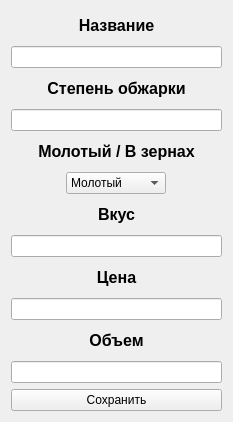
<?xml version="1.0" encoding="UTF-8"?>
<ui version="4.0">
 <class>Form</class>
 <widget class="QWidget" name="Form">
  <property name="geometry">
   <rect>
    <x>0</x>
    <y>0</y>
    <width>233</width>
    <height>422</height>
   </rect>
  </property>
  <property name="windowTitle">
   <string>Form</string>
  </property>
  <layout class="QVBoxLayout" name="verticalLayout">
   <item>
    <widget class="QLabel" name="label">
     <property name="text">
      <string>&lt;html&gt;&lt;head/&gt;&lt;body&gt;&lt;p&gt;&lt;span style=&quot; font-size:12pt; font-weight:600;&quot;&gt;Название&lt;/span&gt;&lt;/p&gt;&lt;/body&gt;&lt;/html&gt;</string>
     </property>
     <property name="textFormat">
      <enum>Qt::AutoText</enum>
     </property>
     <property name="alignment">
      <set>Qt::AlignCenter</set>
     </property>
    </widget>
   </item>
   <item>
    <widget class="QLineEdit" name="name"/>
   </item>
   <item>
    <widget class="QLabel" name="label_3">
     <property name="text">
      <string>&lt;html&gt;&lt;head/&gt;&lt;body&gt;&lt;p align=&quot;center&quot;&gt;&lt;span style=&quot; font-size:12pt; font-weight:600;&quot;&gt;Степень обжарки&lt;/span&gt;&lt;/p&gt;&lt;/body&gt;&lt;/html&gt;</string>
     </property>
     <property name="alignment">
      <set>Qt::AlignCenter</set>
     </property>
    </widget>
   </item>
   <item>
    <widget class="QLineEdit" name="degree"/>
   </item>
   <item>
    <widget class="QLabel" name="label_4">
     <property name="text">
      <string>&lt;html&gt;&lt;head/&gt;&lt;body&gt;&lt;p align=&quot;center&quot;&gt;&lt;span style=&quot; font-size:12pt; font-weight:600;&quot;&gt;Молотый / В зернах&lt;/span&gt;&lt;/p&gt;&lt;/body&gt;&lt;/html&gt;</string>
     </property>
     <property name="alignment">
      <set>Qt::AlignCenter</set>
     </property>
    </widget>
   </item>
   <item>
    <layout class="QHBoxLayout" name="horizontalLayout">
     <item>
      <widget class="QComboBox" name="truefalse">
       <property name="maximumSize">
        <size>
         <width>100</width>
         <height>16777215</height>
        </size>
       </property>
       <item>
        <property name="text">
         <string>Молотый</string>
        </property>
       </item>
       <item>
        <property name="text">
         <string>В зернах</string>
        </property>
       </item>
      </widget>
     </item>
    </layout>
   </item>
   <item>
    <widget class="QLabel" name="label_5">
     <property name="text">
      <string>&lt;html&gt;&lt;head/&gt;&lt;body&gt;&lt;p align=&quot;center&quot;&gt;&lt;span style=&quot; font-size:12pt; font-weight:600;&quot;&gt;Вкус&lt;/span&gt;&lt;/p&gt;&lt;/body&gt;&lt;/html&gt;</string>
     </property>
     <property name="alignment">
      <set>Qt::AlignCenter</set>
     </property>
    </widget>
   </item>
   <item>
    <widget class="QLineEdit" name="taste"/>
   </item>
   <item>
    <widget class="QLabel" name="label_7">
     <property name="text">
      <string>&lt;html&gt;&lt;head/&gt;&lt;body&gt;&lt;p&gt;&lt;span style=&quot; font-size:12pt; font-weight:600;&quot;&gt;Цена&lt;/span&gt;&lt;/p&gt;&lt;/body&gt;&lt;/html&gt;</string>
     </property>
     <property name="alignment">
      <set>Qt::AlignCenter</set>
     </property>
    </widget>
   </item>
   <item>
    <widget class="QLineEdit" name="price"/>
   </item>
   <item>
    <widget class="QLabel" name="label_8">
     <property name="text">
      <string>&lt;html&gt;&lt;head/&gt;&lt;body&gt;&lt;p&gt;&lt;span style=&quot; font-size:12pt; font-weight:600;&quot;&gt;Объем&lt;/span&gt;&lt;/p&gt;&lt;/body&gt;&lt;/html&gt;</string>
     </property>
     <property name="alignment">
      <set>Qt::AlignCenter</set>
     </property>
    </widget>
   </item>
   <item>
    <widget class="QLineEdit" name="sz"/>
   </item>
   <item>
    <widget class="QPushButton" name="saveBtn">
     <property name="text">
      <string>Сохранить</string>
     </property>
    </widget>
   </item>
  </layout>
 </widget>
 <resources/>
 <connections/>
</ui>
